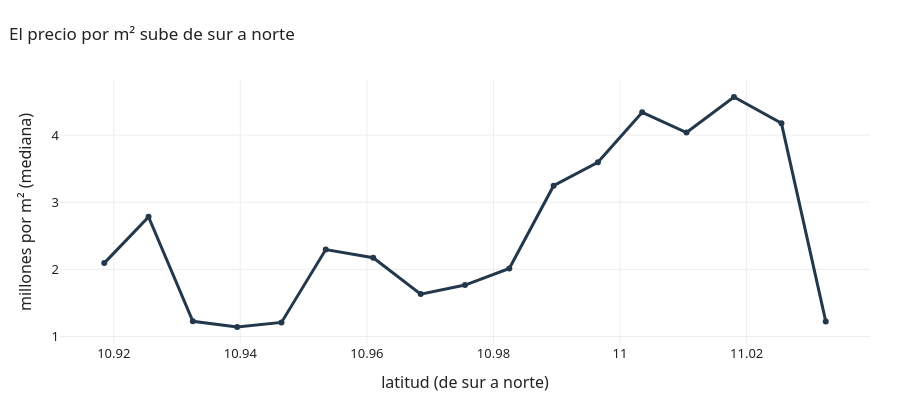

Write notebook code for a chart like this one.
### Markdown cell above
## Precio de sur a norte y de oriente a occidente

### Code cell
geo["franja"] = pd.cut(geo.lat, bins=18)
perfil = geo.groupby("franja", observed=True).agg(n=("pm2_M", "size"), pm2=("pm2_M", "median")).query("n >= 30")
fig = go.Figure(go.Scatter(x=[iv.mid for iv in perfil.index], y=perfil.pm2, mode="lines+markers",
                           line=dict(color=OSCURO, width=3), customdata=perfil.n,
                           hovertemplate="latitud %{x:.3f}: %{y:.2f} M por m² (%{customdata} ventas)<extra></extra>"))
fig.update_xaxes(title="latitud (de sur a norte)")
fig.update_yaxes(title="millones por m² (mediana)")
mostrar(fig, "El precio por m² sube de sur a norte", alto=400)

print("Spearman con el precio por m²:  latitud", round(geo.lat.corr(geo.precio_m2_real, method="spearman"), 2),
      "  longitud", round(geo.lon.corr(geo.precio_m2_real, method="spearman"), 2))
q10, q90 = geo.lat.quantile([0.1, 0.9])
print("El 10% más al norte cuesta", round(geo[geo.lat >= q90].precio_m2_real.median() /
                                         geo[geo.lat <= q10].precio_m2_real.median(), 1), "veces el m² del 10% más al sur")

### Figure 1 — Plotly figure (JSON) as saved in the notebook; plotly's stock layout.template omitted (floating-point values rounded to 4 significant figures)
{"data": [{"customdata": [110, 2541, 667, 648, 755, 2206, 3797, 879, 1057, 1271, 4213, 4319, 3433, 3973, 3414, 1148, 141], "hovertemplate": "latitud %{x:.3f}: %{y:.2f} M por m² (%{customdata} ventas)<extra></extra>", "line": {"color": "#24384C", "width": 3}, "mode": "lines+markers", "type": "scatter", "x": [10.92, 10.93, 10.93, 10.94, 10.95, 10.95, 10.96, 10.97, 10.98, 10.98, 10.99, 11.0, 11.0, 11.01, 11.02, 11.03, 11.03], "y": [2.093, 2.781, 1.227, 1.141, 1.21, 2.295, 2.174, 1.632, 1.766, 2.013, 3.246, 3.593, 4.338, 4.037, 4.567, 4.174, 1.225]}], "layout": {"height": 400, "title": {"text": "El precio por m² sube de sur a norte"}, "xaxis": {"title": {"text": "latitud (de sur a norte)"}}, "yaxis": {"title": {"text": "millones por m² (mediana)"}}}}
